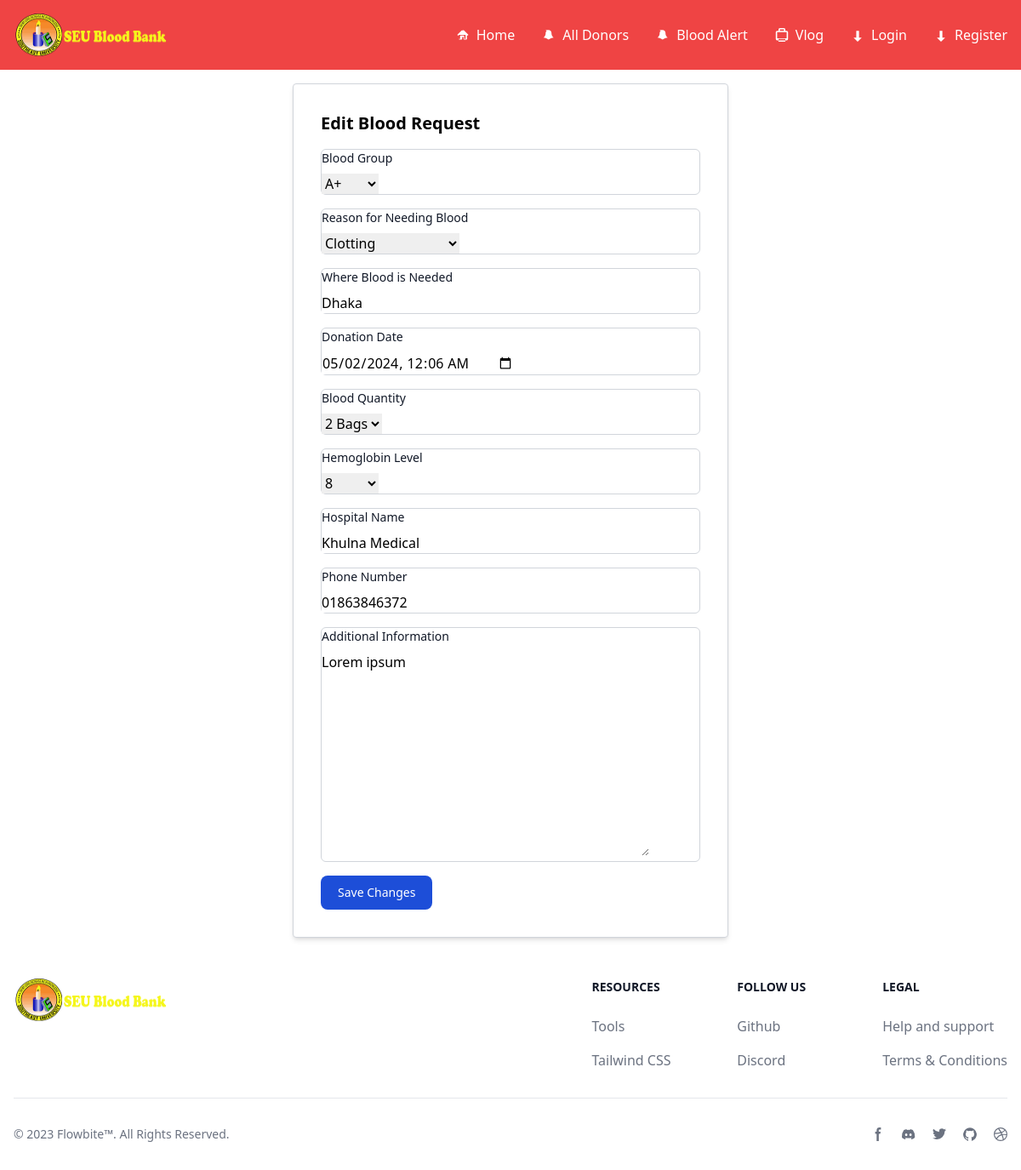
/donors/blood-requests/edit/2/, run on the app's committed database.
### donationcenters/models.py (models this page shows, shortened)
class BLoodRequest(models.Model):
    requester = models.ForeignKey(User, on_delete=models.CASCADE)
    blood_group = models.CharField(max_length=200, choices=BLOOD_GROUP, null=True)
    why_need = models.CharField(max_length=200, choices=BLOOD_NEED, null=True)
    where_need = models.CharField(max_length=200, null=True)
    donation_date = models.DateTimeField(null=True)
    blood_quantity = models.CharField(max_length=200, choices=blood_bag_quantity, null=True)
    hemoglobin_level = models.CharField(max_length=10, choices=blood_hemoglobin_levels, null=True)
    hospital_name = models.CharField(max_length=200, null=True)
    phone_number = models.CharField(max_length=20, null=True)
    additional_information = models.TextField(null=True)
    is_donate = models.BooleanField(default=False,null=True)
    created_at = models.DateTimeField(auto_now_add=True,null=True)

### donationcenters/views.py (the view)
# urls.py: path('blood-requests/edit/<int:pk>/', views.edit_blood_request, name='edit_blood_request'),
def edit_blood_request(request, pk):
    blood_request = get_object_or_404(BLoodRequest, pk=pk)
    if request.method == 'POST':
        form = BLoodRequestForm(request.POST, instance=blood_request)
        if form.is_valid():
            form.save()
            return redirect('blood_requests_list')
    else:
        form = BLoodRequestForm(instance=blood_request)
    return render(request, 'donationcenters/edit_blood_request.html', {'form': form})

### donationcenters/forms.py
class BLoodRequestForm(forms.ModelForm):
    class Meta:
        model = BLoodRequest
        exclude = ['requester', 'is_donate']
        widgets = {
            'blood_group': forms.Select(attrs={'class': 'form-input'}),
            'why_need': forms.Select(attrs={'class': 'form-input'}),
            'where_need': forms.TextInput(attrs={'class': 'form-input'}),
            'donation_date': forms.DateTimeInput(attrs={'class': 'form-input', 'type': 'datetime-local'}, format='%Y-%m-%dT%H:%M'),
            'blood_quantity': forms.Select(attrs={'class': 'form-input'}),
            'hemoglobin_level': forms.Select(attrs={'class': 'form-input'}),
            'hospital_name': forms.TextInput(attrs={'class': 'form-input'}),
            'phone_number': forms.TextInput(attrs={'class': 'form-input'}),
            'additional_information': forms.Textarea(attrs={'class': 'form-textarea'}),
        }
    def __init__(self, *args, **kwargs):
        super(BLoodRequestForm, self).__init__(*args, **kwargs)
        self.fields['donation_date'].input_formats = ['%Y-%m-%dT%H:%M']

### donationcenters/templates/donationcenters/edit_blood_request.html (shortened to what this page needs)
{% extends "base.html" %}
{% block body %}
<div class="max-w-lg mx-auto bg-white shadow-md p-8 rounded border border-gray-300 my-4">
  <h2 class="text-xl font-bold mb-4">Edit Blood Request</h2>
  <form method="post" class="space-y-4">
    <div class="border border-gray-300 rounded-md">
      <label for="id_blood_group" class="block mb-2 text-sm font-medium text-gray-900">Blood Group</label>
      {{ form.blood_group }}
    </div>
    <div class="border border-gray-300 rounded-md">
      <label for="id_why_need" class="block mb-2 text-sm font-medium text-gray-900">Reason for Needing Blood</label>
      {{ form.why_need }}
    </div>
    <div class="border border-gray-300 rounded-md">
      <label for="id_where_need" class="block mb-2 text-sm font-medium text-gray-900">Where Blood is Needed</label>
      {{ form.where_need }}
    </div>
    <div class="border border-gray-300 rounded-md">
      <label for="id_donation_date" class="block mb-2 text-sm font-medium text-gray-900">Donation Date</label>
      {{ form.donation_date }}
    </div>
    <div class="border border-gray-300 rounded-md">
      <label for="id_blood_quantity" class="block mb-2 text-sm font-medium text-gray-900">Blood Quantity</label>
      {{ form.blood_quantity }}
    </div>
    <div class="border border-gray-300 rounded-md">
      <label for="id_hemoglobin_level" class="block mb-2 text-sm font-medium text-gray-900">Hemoglobin Level</label>
      {{ form.hemoglobin_level }}
    </div>
    <div class="border border-gray-300 rounded-md">
      <label for="id_hospital_name" class="block mb-2 text-sm font-medium text-gray-900">Hospital Name</label>
      {{ form.hospital_name }}
    </div>
    <div class="border border-gray-300 rounded-md">
      <label for="id_phone_number" class="block mb-2 text-sm font-medium text-gray-900">Phone Number</label>
      {{ form.phone_number }}
    </div>
    <div class="border border-gray-300 rounded-md">
      <label for="id_additional_information" class="block mb-2 text-sm font-medium text-gray-900">Additional Information</label>
      {{ form.additional_information }}
    </div>
    <button type="submit" class="text-white bg-blue-700 hover:bg-blue-800 focus:ring-4 focus:outline-none focus:ring-blue-300 font-medium rounded-lg text-sm px-5 py-2.5 text-center">Save Changes</button>
  </form>
</div>
{% endblock %}

### data on the page
BLoodRequest: blood_group "A+", why_need "Clotting", where_need "Dhaka", donation_date "05/02/2024 00:06", blood_quantity "2 Bags", hemoglobin_level "8", hospital_name "Khulna Medical", phone_number "01863846372", additional_information "Lorem ipsum"
